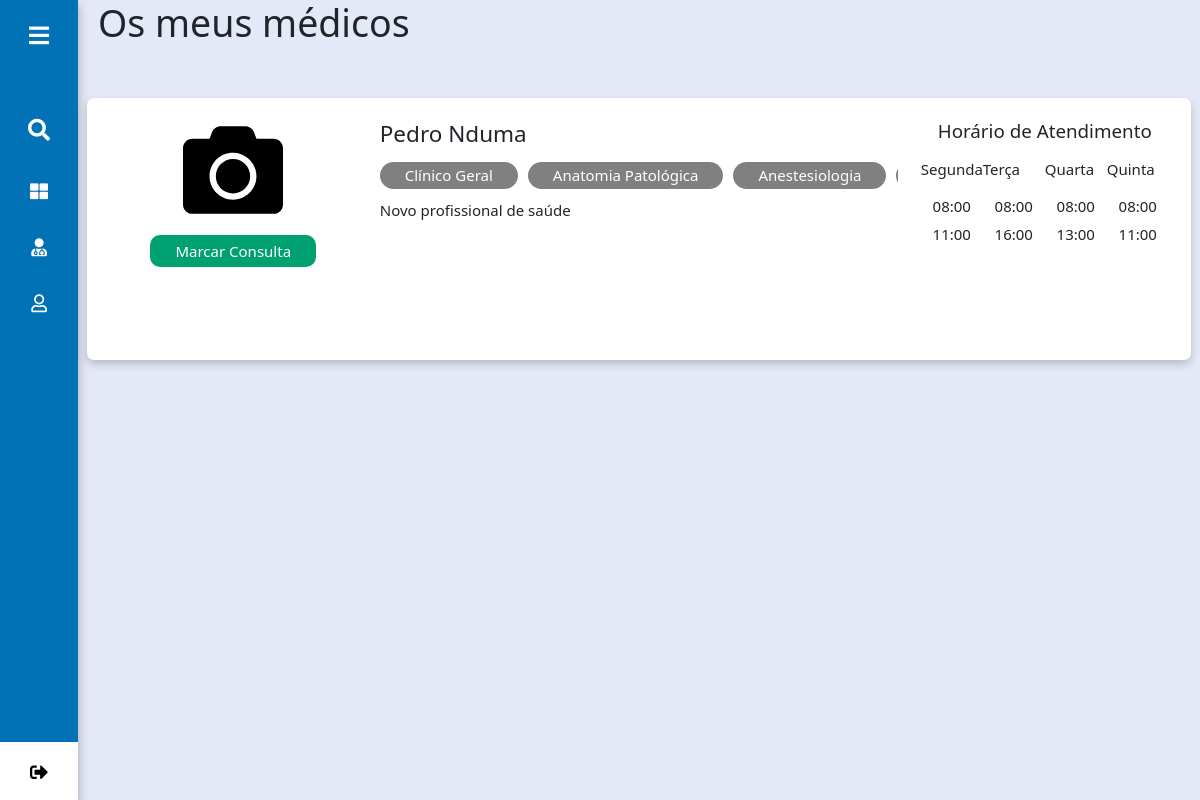
/interfaceusuario/Paciente/medicos.php (signed in), run on the app's committed database.
### tables this page shows
CREATE TABLE IF NOT EXISTS `pessoa` (
  `idPessoa` int(11) NOT NULL AUTO_INCREMENT,
  `nomeUtilizador` varchar(100) DEFAULT NULL,
  `password` varchar(150) DEFAULT NULL,
  `nome` varchar(200) DEFAULT NULL,
  `peso` float DEFAULT NULL,
  `dataNasc` date DEFAULT NULL,
  `genero` varchar(25) DEFAULT NULL,
  `estCivil` varchar(25) DEFAULT NULL,
  `tipoSang` varchar(10) DEFAULT NULL,
  `tipoUser` varchar(20) DEFAULT NULL,
  `endereco` varchar(100) NOT NULL,
  `codMunicipio` int(11) NOT NULL,
  `documentoIdentificacao` varchar(100) NOT NULL,
  `numeroDocumento` varchar(100) NOT NULL,
  `foto` varchar(255) NOT NULL,
  PRIMARY KEY (`idPessoa`),
  KEY `codMunicipio` (`codMunicipio`)
);

CREATE TABLE IF NOT EXISTS `medico` (
  `numOrdem` varchar(20) NOT NULL,
  `idPessoa` int(11) DEFAULT NULL,
  `descricao` varchar(200) NOT NULL,
  PRIMARY KEY (`numOrdem`),
  UNIQUE KEY `numOrdem` (`numOrdem`),
  KEY `idPessoa` (`idPessoa`)
);

CREATE TABLE IF NOT EXISTS `especialidademedico` (
  `numOrdem` varchar(20) DEFAULT NULL,
  `codEspecialidade` int(11) DEFAULT NULL,
  KEY `codEspecialidade` (`codEspecialidade`),
  KEY `numOrdem` (`numOrdem`)
);

CREATE TABLE IF NOT EXISTS `especialidade` (
  `codEspecialidade` int(11) NOT NULL AUTO_INCREMENT,
  `nome` varchar(100) DEFAULT NULL,
  PRIMARY KEY (`codEspecialidade`)
);

CREATE TABLE IF NOT EXISTS `horariomedico` (
  `codHorarioMedico` int(11) NOT NULL AUTO_INCREMENT,
  `diaSemana` varchar(40) NOT NULL,
  `horarioAtendimento` varchar(400) NOT NULL,
  `numOrdem` varchar(20) NOT NULL,
  PRIMARY KEY (`codHorarioMedico`),
  KEY `numOrdem` (`numOrdem`)
);

### interfaceusuario/Paciente/medicos.php (the view, shortened to what this page needs)
<!DOCTYPE html>
<html lang="pt-PT">
<head>
  <link rel="stylesheet" type="text/css" href="../../css/estilo.css">
  <link rel="stylesheet" type="text/css" href="../../css/bootstrap.min.css">
  <link rel="stylesheet" type="text/css" href="../../css/all.css">
  <link rel="stylesheet" type="text/css" href="../../css/chat.css">
  <link rel="stylesheet" type="text/css" href="../../css/marcacao.css">
</head>
<body>
  <?php include_once "menu.php"; ?>
  <section class="home-section" id="perfil">
    <div class="text">
      <div class="row userNameTitle">
        <div class="col-lg-12">
          <h1>Os meus médicos</h1>
        </div>
        <div class="col-lg-12">
          <?php
          $sql = "SELECT numOrdem FROM consulta WHERE idPessoa = {$_SESSION["idPessoa"]}  group by numOrdem";
          $numConsultas = mysqli_query($mysqli, $sql);
          if (mysqli_num_rows($numConsultas) == 0) {
            echo "Marque uma consulta para o médico constar na sua lista.";
          } else {
            while ($row = mysqli_fetch_assoc($numConsultas)) {
              $sql1 = "SELECT * FROM pessoa JOIN medico ON(pessoa.idPessoa = medico.idPessoa) WHERE numOrdem = '{$row['numOrdem']}'";
              $listaMedicos = mysqli_query($mysqli, $sql1);
              while ($rows = mysqli_fetch_assoc($listaMedicos)) { ?>
                <div class="row mt-5">
                  <div class="row cartao-medico pb-4 pt-4">
                  <div class="col-lg-3" style="margin: 0 auto;">
                  <?php if (!empty($dadosusuario['foto'])) { ?>
                    <img src="../../imagens/<?php echo $dadosusuario['foto']; ?>" alt="" style="width: 100px; height: 100px; margin: 0 auto; display: flex;">
                  <?php } else { ?>
                    <img src="../../imagens/camera-solid.svg" alt="" style="width: 100px; height: 100px; margin: 0 auto; display: flex;">
                  <?php } ?>
                  <div class="divBotaoMarcacaoConsulta">
                    <?php
                    $horarioAtendimento = "SELECT * FROM `horariomedico` INNER JOIN medico med ON(horariomedico.numOrdem = med.numOrdem) WHERE idPessoa = {$rows['idPessoa']}";
                    $listaHorarioAtendimento = mysqli_query($mysqli, $horarioAtendimento);
                    $rowsHorario = mysqli_num_rows($listaHorarioAtendimento);
                    if ($rowsHorario > 0) {
                      echo ' <a class="" href="/prama/interfaceusuario/Paciente/consulta.php?marcacaoConsulta=' . $rows["numOrdem"] . '" >Marcar Consulta</a>';
                    } else {
                      echo ' <a class="inativo">Marcar Consulta</a>';
                    }
                    ?>
                  </div>
                </div>
                    <div class="col-lg-6">
                      <h4 class="mb-3"><?php echo $rows['nome']; ?></h4>
                      <?php
                      $esp = "SELECT * FROM especialidade esp JOIN especialidademedico espm ON(esp.codEspecialidade = espm.codEspecialidade) JOIN medico med ON(espm.numOrdem = med.numOrdem) WHERE idPessoa = {$rows['idPessoa']}";
                      $listaesp = mysqli_query($mysqli, $esp);
                      ?>
                      <div class="grupo-especialidades">
                        <?php
                        $rowsEsp = mysqli_num_rows($listaesp);
                        if ($rowsEsp > 0) {
                          while ($lesp = mysqli_fetch_assoc($listaesp)) { ?>
                            <p class="especialidades-medico"><?php echo $lesp['nome']; ?></p>
                          <?php }
                        } else {
                          ?>
                          <p class="especialidades-medico">Clínico Geral</p>
                        <?php
                        } ?>
                      </div>
                      <div class="detalhes-medico">
                        <p><?php if (!empty($rows['descricao'])) {
                              echo $rows['descricao'];
                            } else {
                              echo "Sem descrição disponível.";
                            }
                            ?></p>
                      </div>
                    </div>
                    <div class="col-lg-3">
                      <div class="centro">
                        <h5 class="mb-3">Horário de Atendimento</h5>
                      </div>
                      <div class="containerHorario">
                        <?php
                        $horarioAtendimento = "SELECT * FROM `horariomedico` INNER JOIN medico med ON(horariomedico.numOrdem = med.numOrdem) WHERE idPessoa = {$rows['idPessoa']}";
                        $listaHorarioAtendimento = mysqli_query($mysqli, $horarioAtendimento);
                        ?>
                        <?php
                        $rowsHorario = mysqli_num_rows($listaHorarioAtendimento);
                        if ($rowsHorario > 0) {
                          while ($listHorario = mysqli_fetch_assoc($listaHorarioAtendimento)) { ?>
                            <div class="col-lg-3">
                              <p class="" style="margin-right: 15px"><?php echo $listHorario['diaSemana']; ?></p>
                              <?php
                              $horariosExp = explode(",", $listHorario["horarioAtendimento"]);
                              foreach ($horariosExp as $chave => $valor) {
                                echo '<p style="text-align: center; margin: 5px">' . $valor . '</p>';
                              }
                              ?>
                            </div>
                          <?php }
                        } else {
                          ?>
                          <div class="col-lg-12">
                            <p style="text-align: center">Sem Horários Disponíveis</p>
                          </div>
                        <?php
                        } ?>
                      </div>
                    </div>
                  </div>
                </div>
          <?php }
            }
          }
          ?>
        </div>
      </div>
    </div>
  </section>
</body>
</html>

### interfaceusuario/Paciente/menu.php (shortened to what this page needs)
<?php
include '../../conexao.php';
?>
<div class="sidebar french-blue">
    <div class="logo-details">
        <i class="fas fa-bars" id="btn"></i>
    </div>
    <ul class="nav-list">
        <li>
            <i class="fas fa-search bx-search"></i>
        </li>
        <li>
            <a href="index.php">
                <i class="fas fa-th-large"></i>
            </a>
        </li>
        <li>
            <a href="medicos.php">
                <i class="fas fa-user-md"></i>
            </a>
        </li>
        <li>
            <a href="perfil.php">
                <i class="far fa-user"></i>
            </a>
        </li>
        <li class="profile">
            <?php
            $sql = "SELECT * FROM pessoa WHERE idPessoa = {$_SESSION["idPessoa"]}";
            $dados = mysqli_query($mysqli, $sql);
            while ($dadosusuario = mysqli_fetch_assoc($dados)) {
            ?>
                <a href="../../index.php">
                    <i class="fas fa-sign-out-alt" id="log_out"></i>
                </a>
            <?php
            }
            ?>
        </li>
    </ul>
</div>

### css/estilo.css (style rules this page uses)
*, *:before, *:after { box-sizing: border-box; }
html, body { font-family: "Times New Roman", sans-serif; font-size: 15px; line-height: 1.5; box-sizing: border-box; }
.sidebar { position: fixed; left: 0; top: 0; height: 100%; width: 78px; padding: 6px 14px; z-index: 99; transition: all 0.5s ease; box-shadow: 0 5px 10px rgba(0, 0, 0, 0.3); }
.sidebar .logo-details { height: 60px; display: flex; align-items: center; position: relative; }
.sidebar .logo-details #btn { position: absolute; top: 50%; right: 0; transform: translateY(-50%); font-size: 22px; transition: all 0.4s ease; font-size: 23px; text-align: center; cursor: pointer; transition: all 0.5s ease; }
.sidebar i { color: #fff; height: 60px; min-width: 50px; font-size: 28px; text-align: center; line-height: 60px; }
.sidebar .nav-list { text-align: left; margin-top: 20px; height: 100%; padding: 8px 0 8px 0; }
.sidebar li { position: relative; margin: 6px 0; list-style: none; }
.sidebar .bx-search { position: absolute; top: 50%; left: 0; transform: translateY(-50%); font-size: 22px; color: #fff; cursor: pointer; background: #0072b5; transition: all 0.4s ease; }
.sidebar li a { display: flex; height: 100%; width: 100%; border-radius: 7px; align-items: center; text-decoration: none; transition: all 0.4s ease; }
.sidebar li i { height: 50px; line-height: 50px; font-size: 18px; border-radius: 12px; }
.sidebar li.profile { position: fixed; height: 60px; width: 78px; left: 0; bottom: -8px; padding: 10px 14px; background: #fff; transition: all 0.5s ease; overflow: hidden; }
.sidebar .profile #log_out { position: absolute; top: 50%; right: 0; transform: translateY(-50%); width: 100%; height: 60px; line-height: 60px; border-radius: 0px; transition: all 0.5s ease; color: black; }
.home-section { position: relative; background: #e4e9f7; min-height: 100vh; top: 0; left: 78px; width: calc(100% - 78px); transition: all 0.5s ease; z-index: 2; }
.home-section .text { margin: 0 20px; }
.french-blue { color: #fff; background-color: #0072b5; }
.centro { text-align: center; }
.divBotaoMarcacaoConsulta { width: 100%; text-align: center; margin-top: 20px; }
.divBotaoMarcacaoConsulta a { padding: 6px 25px; color: white !important; background-color: #00a170; border-radius: 10px; text-decoration: none; }

### css/all.css (style rules this page uses)
.fa, .fas, .far, .fal, .fad, .fab { -moz-osx-font-smoothing: grayscale; -webkit-font-smoothing: antialiased; display: inline-block; font-style: normal; font-variant: normal; text-rendering: auto; line-height: 1; }
.fa-bars:before { content: "\f0c9"; }
.fa-search:before { content: "\f002"; }
.fa-sign-out-alt:before { content: "\f2f5"; }
.fa-th-large:before { content: "\f009"; }
.fa-user:before { content: "\f007"; }
.fa-user-md:before { content: "\f0f0"; }
.far { font-family: 'Font Awesome 5 Free'; font-weight: 400; }
.fa, .fas { font-family: 'Font Awesome 5 Free'; font-weight: 900; }

### css/marcacao.css (style rules this page uses)
.cartao-medico { display: flex; width: 100%; height: auto; text-align: left; border-radius: 7px; box-shadow: 0 4px 8px 0 rgba(0, 0, 0, 0.2); background-color: white; margin: 0 auto; }
.detalhes-medico { height: 100px; }
.grupo-especialidades { width: 100%; display: flex; flex-direction: row; overflow-x: scroll; margin-top: top; }
.especialidades-medico { margin-right: 10px; white-space: nowrap; margin-bottom: 10px; background: gray; padding: 24px 2px; border-radius: 21px; color: white; padding: 2px 25px; }
.containerHorario { width: 100%; overflow: scroll; display: flex; flex-direction: row; height: 180px; }

### data on the page
medico: idPessoa.nome "Pedro Nduma", descricao "Novo profissional de saúde"
especialidademedico: codEspecialidade.nome "Clínico Geral"
especialidademedico: codEspecialidade.nome "Anatomia Patológica"
especialidademedico: codEspecialidade.nome "Anestesiologia"
horariomedico: diaSemana "Segunda", horarioAtendimento "08:00", horarioAtendimento "11:00"
horariomedico: diaSemana "Terça", horarioAtendimento "08:00", horarioAtendimento "16:00"
horariomedico: diaSemana "Quarta", horarioAtendimento "08:00", horarioAtendimento "13:00"
horariomedico: diaSemana "Quinta", horarioAtendimento "08:00", horarioAtendimento "11:00"
